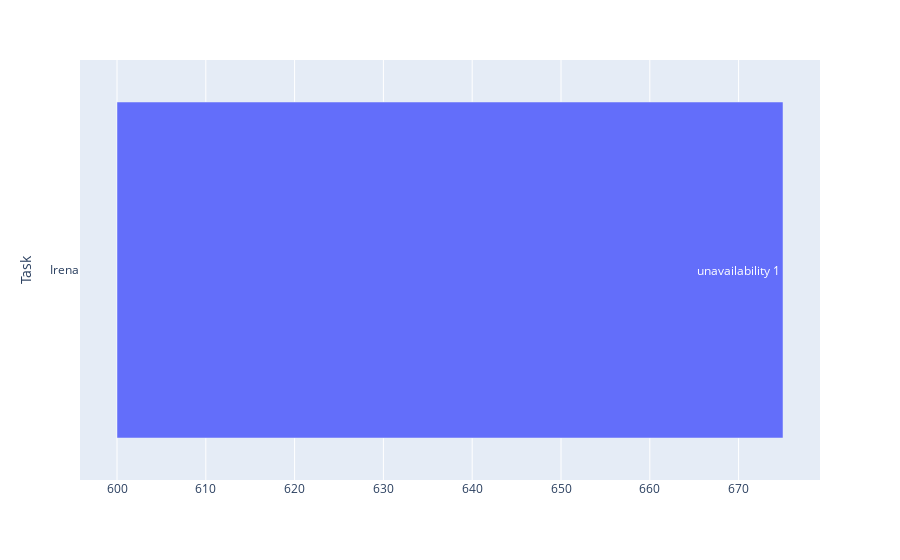

Write notebook code for a chart like this one.
### Code cell
import plotly.express as px
import pandas as pd

# plotting the working tasks
liste=[]
for i in range(number_of_ressources):
    for j in range(number_of_tasks):
        if round(x[(j,i)].x):
            start=int(s[j].x)
            end=(int(s[j].x)+tasks[L_tasks[j]].duration)
            liste.append(dict(Task=L_ressources[i], Start=start, Finish=end, Resource="executing task",J="tâche "+str(j+1)))

# plotting the ressource unavailabilities
for r in range(number_of_ressources):
    for R,id in runav_id:
        if r == R:
            start= ressources[L_ressources[runav_id[a-number_of_tasks][0]]].unavailabilities[runav_id[a-number_of_tasks][1]].unavailabilityStart
            end= ressources[L_ressources[runav_id[a-number_of_tasks][0]]].unavailabilities[runav_id[a-number_of_tasks][1]].unavailabilityEnd
            liste.append(dict(Task=L_ressources[r], Start=start, Finish=end, Resource="unavailable",J="unavailability "+str(id+1)))

# plotting the transports
for a in range(number_of_tasks):
    for b in range(number_of_tasks):
        for j in range(number_of_ressources):
            if round(y[(j,a,b)].x):
                start=(int(s[a].x)+tasks[L_tasks[a]].duration)
                end=(start+distances[a][b]/vitesse)
                liste.append(dict(Task=L_ressources[j], Start=start, Finish=end, Resource="moving",J="trajet "+str(a+1)+"-"+str(b+1)))

# plotting the first transport
for a in range(number_of_tasks):
    for j in range(number_of_ressources):
        if round(d[(j,a)].x):
            start=(s[a].x-distances_m[j][a]/vitesse)
            end=s[a].x
            liste.append(dict(Task=L_ressources[j], Start=start, Finish=end, Resource="depart",J="trajet maison -"+str(a+1)))

# plotting the last transport
for a in range(number_of_tasks):
    for j in range(number_of_ressources):
        if round(f[(j,a)].x):
            start=(s[a].x + tasks[L_tasks[i]].duration)
            end=(start+ distances_m[j][a]/vitesse)
            liste.append(dict(Task=L_ressources[j], Start=start, Finish=end, Resource="depart",J=str(a+1)+"- trajet maison"))

df = pd.DataFrame(liste)
df['delta'] = df['Finish'] - df['Start']

fig = px.timeline(df, x_start="Start", x_end="Finish", y="Task",text="J")

fig.layout.xaxis.type = 'linear'
fig.data[0].x = df.delta.tolist()
fig.show()

### Figure 1 — Plotly figure (JSON) as saved in the notebook; plotly's stock layout.template omitted (floating-point values rounded to 4 significant figures)
{"data": [{"alignmentgroup": "True", "base": [600], "hovertemplate": "Start=%{base}<br>Finish=%{x}<br>Task=%{y}<br>J=%{text}<extra></extra>", "legendgroup": "", "marker": {"color": "#636efa"}, "name": "", "offsetgroup": "", "orientation": "h", "showlegend": false, "text": ["unavailability 1"], "textposition": "auto", "type": "bar", "x": [75], "xaxis": "x", "y": ["Irena"], "yaxis": "y"}], "layout": {"barmode": "overlay", "legend": {"tracegroupgap": 0}, "margin": {"t": 60}, "xaxis": {"anchor": "y", "domain": [0, 1], "type": "linear"}, "yaxis": {"anchor": "x", "domain": [0, 1], "title": {"text": "Task"}}}}
